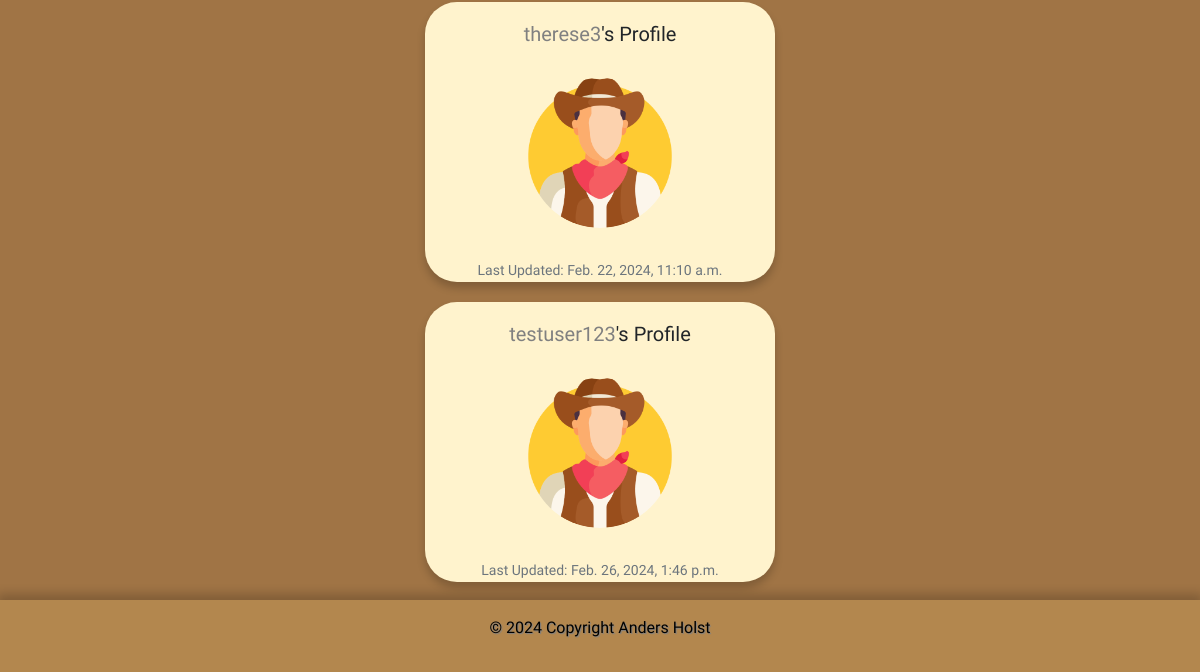
The app's page /profile_list/ (signed in, lower part), older data.
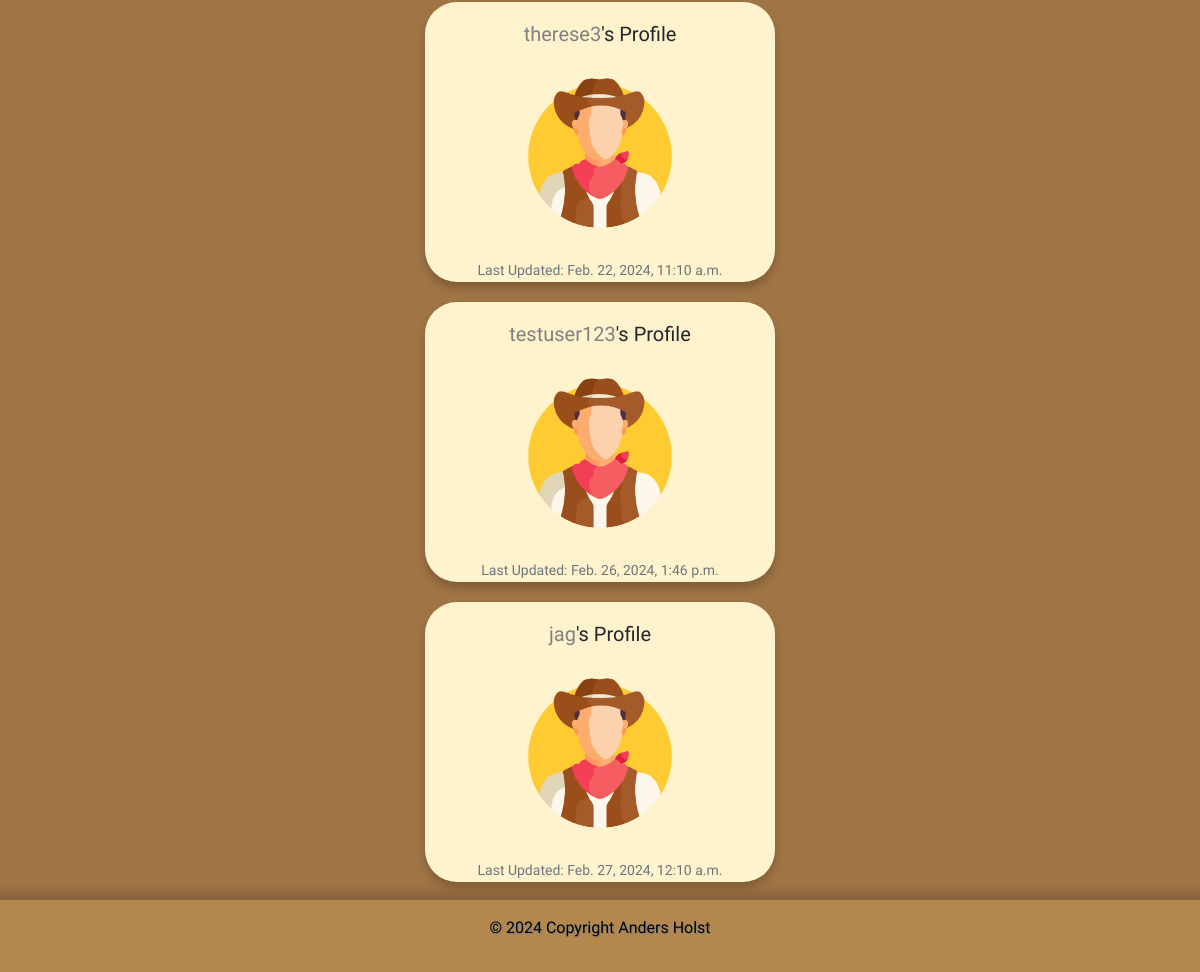
The same page, newer data.
### the_saloon/models.py (models this page shows, shortened)
class Profile(models.Model):
    user = models.OneToOneField(User, on_delete=models.CASCADE)
    follows = models.ManyToManyField("self",
                                     related_name="followed_by",
                                     symmetrical=False, blank=True)
    date_modified = models.DateTimeField(User, auto_now=True)
    profile_image = models.ImageField(
        null=True, blank=True, upload_to="images/")
    profile_bio = models.CharField(null=True, blank=True, max_length=500)
    facebook_link = models.CharField(null=True, blank=True, max_length=100)
    instagram_link = models.CharField(
        null=True, blank=True, max_length=100)
    linkedin_link = models.CharField(null=True, blank=True, max_length=100)
    youtube_link = models.CharField(null=True, blank=True, max_length=100)
    x_link = models.CharField(null=True, blank=True, max_length=100)

### the_saloon/views.py (the view)
# urls.py: path('profile_list/', views.profile_list, name='profile_list'),
def profile_list(request):
    if request.user.is_authenticated:
        profiles = Profile.objects.exclude(user=request.user)
        return render(request, 'profile_list.html', {"profiles": profiles})
    else:
        messages.success(request, ("You must login to see this page..."))
        return redirect('home')

### the_saloon/templates/profile_list.html (shortened to what this page needs)
{% extends 'base.html' %}
{% load static %}
{% block content %}
    {% if profiles %}
    {% for profile in profiles %}
<div class="list-container col-md-12">
  <div class="cont">
    <div class="container">
      <div class="list-card">
        <h5 class="card-title"><a href="{% url 'profile' profile.user.id  %}">
          {{ profile.user.username }}</a>'s Profile</h5>
                {% if profile.profile_image %}
                  <img class="list img rounded-circle" src="{{ profile.profile_image.url }}"
                  width=150 height=150
                  alt="{{ profile.user.username}}">
                {% else %}
                <img class="list profile rounded-circle" src="{% static 'images/cowboy.png' %}" height="150"
                width="150" alt="profile_image">
                {% endif %}
              <p class="list card-text"><small class="text-muted">
              Last Updated: {{ profile.date_modified }}</small></p>
      </div>
    </div>
  </div>
</div>
{% endfor %}
{% endif %}
{% endblock %}

Row changes from the older to the newer data that the page shows:
added Profile: user.username "jag", date_modified "Feb. 27, 2024, 12:10 a.m."
